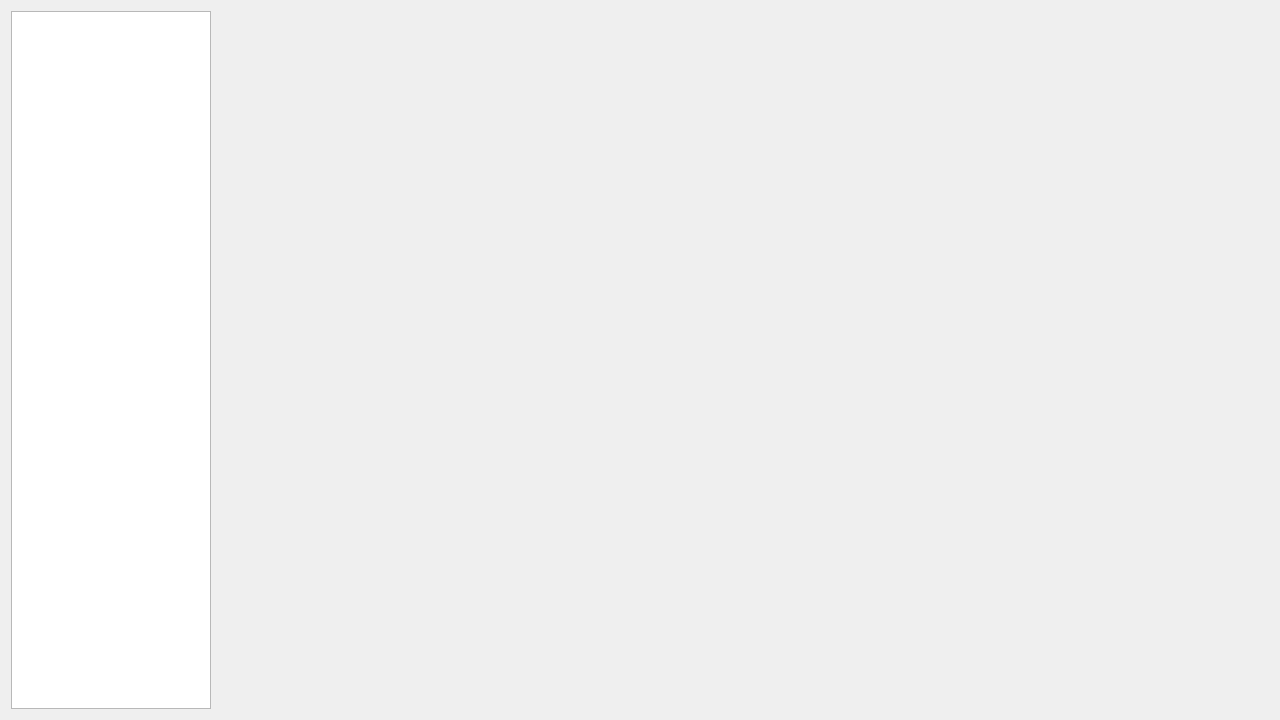
<?xml version="1.0" encoding="UTF-8"?>
<ui version="4.0">
 <class>toolsForm</class>
 <widget class="QWidget" name="toolsForm">
  <property name="geometry">
   <rect>
    <x>0</x>
    <y>0</y>
    <width>1280</width>
    <height>720</height>
   </rect>
  </property>
  <property name="minimumSize">
   <size>
    <width>1280</width>
    <height>720</height>
   </size>
  </property>
  <property name="maximumSize">
   <size>
    <width>16777215</width>
    <height>16777215</height>
   </size>
  </property>
  <property name="windowTitle">
   <string>Form</string>
  </property>
  <layout class="QVBoxLayout" name="verticalLayout">
   <item>
    <widget class="QWidget" name="contentView" native="true">
     <layout class="QHBoxLayout" name="horizontalLayout">
      <property name="spacing">
       <number>1</number>
      </property>
      <property name="leftMargin">
       <number>0</number>
      </property>
      <property name="topMargin">
       <number>0</number>
      </property>
      <property name="rightMargin">
       <number>0</number>
      </property>
      <property name="bottomMargin">
       <number>0</number>
      </property>
      <item>
       <widget class="QListWidget" name="listWidget">
        <property name="sizePolicy">
         <sizepolicy hsizetype="Fixed" vsizetype="Expanding">
          <horstretch>0</horstretch>
          <verstretch>0</verstretch>
         </sizepolicy>
        </property>
        <property name="minimumSize">
         <size>
          <width>200</width>
          <height>0</height>
         </size>
        </property>
        <property name="maximumSize">
         <size>
          <width>200</width>
          <height>16777215</height>
         </size>
        </property>
        <property name="verticalScrollBarPolicy">
         <enum>Qt::ScrollBarAlwaysOff</enum>
        </property>
        <property name="horizontalScrollBarPolicy">
         <enum>Qt::ScrollBarAlwaysOff</enum>
        </property>
       </widget>
      </item>
      <item>
       <widget class="QStackedWidget" name="stackedWidget">
        <property name="currentIndex">
         <number>-1</number>
        </property>
       </widget>
      </item>
     </layout>
    </widget>
   </item>
  </layout>
 </widget>
 <resources/>
 <connections/>
</ui>
